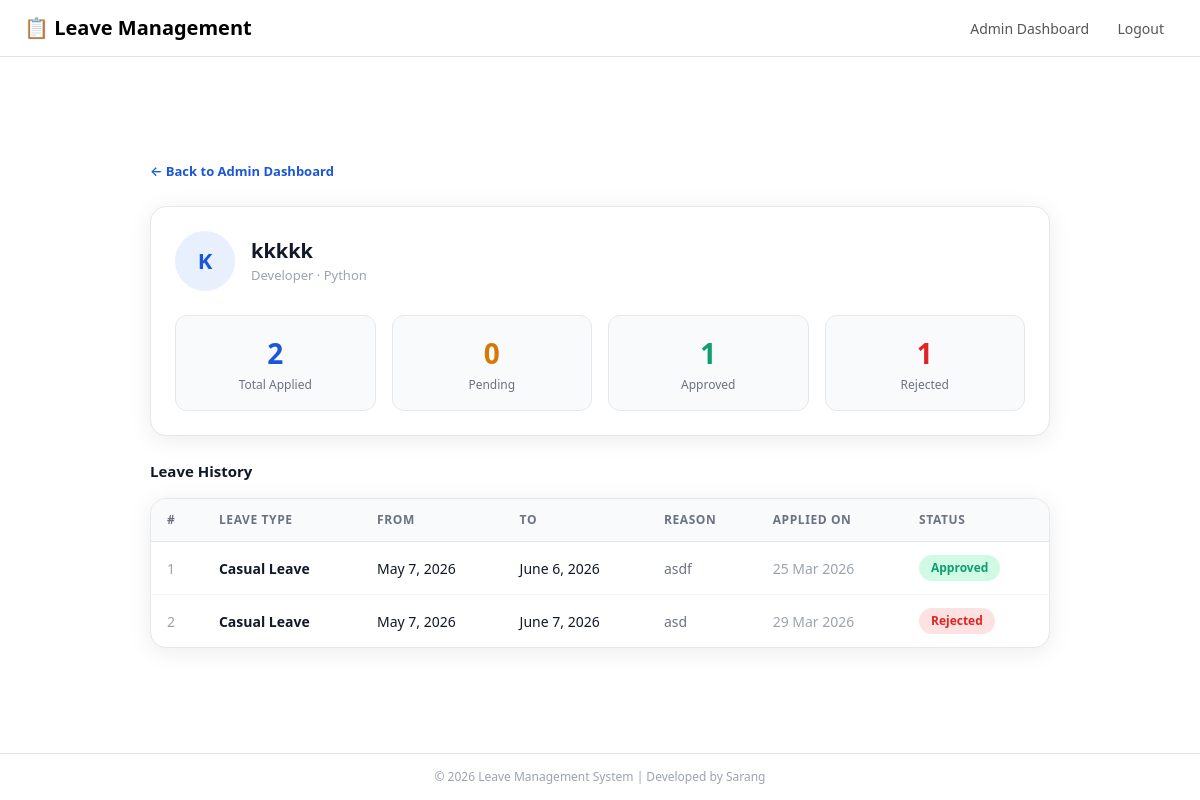
The page /employee/11/ (signed in) on the database its author committed.
### leave_app/models.py (models this page shows, shortened)
class Employee(models.Model):
    user=models.OneToOneField(User, on_delete=models.CASCADE)
    department=models.CharField(max_length=100)
    designation=models.CharField(max_length=100)

class Leave(models.Model):
    STATUS_CHOICES=[
        ('Pending','Pending'),
        ('Approved','Approved'),
        ('Rejected','Rejected'),
    ]
    employee=models.ForeignKey(Employee, on_delete=models.CASCADE)
    leave_type=models.ForeignKey(LeaveType, on_delete=models.CASCADE)
    start_date=models.DateField()
    end_date=models.DateField()
    reason=models.TextField()
    status=models.CharField(max_length=50,choices=STATUS_CHOICES,default='Pending')
    applied_on=models.DateTimeField(auto_now=True)

class LeaveType(models.Model):
    name=models.CharField(max_length=100)
    max_days=models.IntegerField()
    def __str__(self):
        return self.name

### leave_app/views.py (the view)
# urls.py: path('employee/<int:id>/',views.employee_detail,name='employee_detail')
@login_required
def employee_detail(request,id):
    if not request.user.is_staff:
        return redirect('dashboard')
    employee=Employee.objects.get(id=id)
    leaves=Leave.objects.filter(employee=employee)
    total=leaves.count()
    pending=leaves.filter(status='Pending').count()
    approved=leaves.filter(status='Approved').count()
    rejected=leaves.filter(status='Rejected').count()
    return render(request,'employee_detail.html',{
        'employee':employee,
        'leaves': leaves,
        'total': total,
        'pending': pending,
        'approved': approved,
        'rejected': rejected,
    })

### leave_app/templates/employee_detail.html
{% extends 'base.html' %}
{% block content %}
<div class="detail-wrapper">
  <a href="{% url 'admin_dashboard' %}" class="back-btn mb-4 d-block">← Back to Admin Dashboard</a>
  <div class="profile-card p-4 mb-4">
    <div class="d-flex align-items-center gap-3 mb-4">
      <div class="avatar-circle">{{ employee.user.username|first|upper }}</div>
      <div>
        <div class="employee-name">{{ employee.user.username }}</div>
        <div class="employee-meta">{{ employee.designation }} · {{ employee.department }}</div>
      </div>
    </div>
    <div class="row g-3">
      <div class="col-3">
        <div class="stat-card blue p-3">
          <div class="stat-number">{{ total }}</div>
          <div class="stat-label">Total Applied</div>
        </div>
      </div>
      <div class="col-3">
        <div class="stat-card amber p-3">
          <div class="stat-number">{{ pending }}</div>
          <div class="stat-label">Pending</div>
        </div>
      </div>
      <div class="col-3">
        <div class="stat-card green p-3">
          <div class="stat-number">{{ approved }}</div>
          <div class="stat-label">Approved</div>
        </div>
      </div>
      <div class="col-3">
        <div class="stat-card red p-3">
          <div class="stat-number">{{ rejected }}</div>
          <div class="stat-label">Rejected</div>
        </div>
      </div>
    </div>
  </div>
  <div class="section-title mb-3">Leave History</div>
  <div class="history-table-card">
    <table>
      <thead>
        <tr>
          <th>#</th>
          <th>Leave Type</th>
          <th>From</th>
          <th>To</th>
          <th>Reason</th>
          <th>Applied On</th>
          <th>Status</th>
        </tr>
      </thead>
      <tbody>
        {% for leave in leaves %}
          <tr>
            <td style="color:#9ca3af;">{{ forloop.counter }}</td>
            <td style="font-weight:600;">{{ leave.leave_type }}</td>
            <td>{{ leave.start_date }}</td>
            <td>{{ leave.end_date }}</td>
            <td style="color:#6b7280;">{{ leave.reason }}</td>
            <td style="color:#9ca3af;">{{ leave.applied_on|date:"d M Y" }}</td>
            <td>
              {% if leave.status == 'Pending' %}
                <span class="badge-status pending">Pending</span>
              {% elif leave.status == 'Approved' %}
                <span class="badge-status approved">Approved</span>
              {% elif leave.status == 'Rejected' %}
                <span class="badge-status rejected">Rejected</span>
              {% endif %}
            </td>
          </tr>
        {% empty %}
          <tr>
            <td colspan="7" class="text-center py-4" style="color:#9ca3af;">
              📭 No leave history found.
            </td>
          </tr>
        {% endfor %}
      </tbody>
    </table>
  </div>
</div>
{% endblock %}

### leave_app/static/css/style.css (style rules this page uses)
body { background-color: #f0f4ff; font-family: 'Segoe UI', sans-serif; min-height: 100vh; display: flex; flex-direction: column; }
.badge-status { display: inline-block; padding: 4px 12px; border-radius: 20px; font-size: 12px; font-weight: 600; }
.badge-status.approved { background-color: #d1fae5; color: #0e9f6e; }
.badge-status.rejected { background-color: #fee2e2; color: #e02424; }
.detail-wrapper { width: 100%; max-width: 900px; }
.back-btn { text-decoration: none; color: #1a56db; font-size: 13px; font-weight: 600; }
.profile-card { background-color: #ffffff; border-radius: 16px; border: 1px solid #e5e7eb; box-shadow: 0 4px 24px rgba(0, 0, 0, 0.08); }
.avatar-circle { width: 60px; height: 60px; background-color: #e8f0fe; color: #1a56db; border-radius: 50%; font-size: 22px; font-weight: 700; display: flex; align-items: center; justify-content: center; flex-shrink: 0; }
.employee-name { font-size: 20px; font-weight: 700; color: #111827; }
.employee-meta { font-size: 13px; color: #9ca3af; }
.stat-card { background-color: #f9fafb; border-radius: 12px; border: 1px solid #e5e7eb; text-align: center; }
.stat-card .stat-number { font-size: 28px; font-weight: 700; }
.stat-card .stat-label { font-size: 12px; color: #6b7280; margin-top: 2px; }
.stat-card.blue .stat-number { color: #1a56db; }
.stat-card.amber .stat-number { color: #d97706; }
.stat-card.green .stat-number { color: #0e9f6e; }
.stat-card.red .stat-number { color: #e02424; }
.history-table-card { background-color: #ffffff; border-radius: 16px; border: 1px solid #e5e7eb; box-shadow: 0 4px 24px rgba(0, 0, 0, 0.08); overflow: hidden; }
.history-table-card table { width: 100%; border-collapse: collapse; }
.history-table-card thead { background-color: #f9fafb; border-bottom: 1px solid #e5e7eb; }
.history-table-card th { padding: 12px 16px; font-size: 12px; font-weight: 600; color: #6b7280; text-transform: uppercase; letter-spacing: 0.05em; text-align: left; }
.history-table-card td { padding: 13px 16px; font-size: 14px; color: #111827; border-bottom: 1px solid #f3f4f6; }
.history-table-card tr:last-child td { border-bottom: none; }
.section-title { font-size: 15px; font-weight: 700; color: #111827; }

### rows shown on the page
Employee: user.username|first "K", user.username "kkkkk", designation "Developer", department "Python"
Leave: leave_type "Casual Leave", start_date "May 7, 2026", end_date "June 6, 2026", reason "asdf", applied_on "25 Mar 2026", status "Approved"
Leave: leave_type "Casual Leave", start_date "May 7, 2026", end_date "June 7, 2026", reason "asd", applied_on "29 Mar 2026", status "Rejected"

### other values the page prints
{{ total }} "2"
{{ pending }} "0"
{{ approved }} "1"
{{ rejected }} "1"
